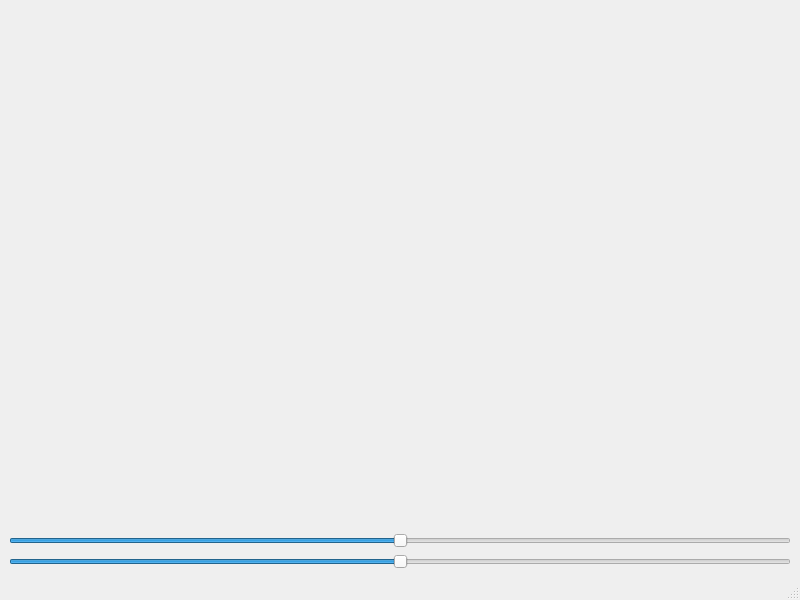
<?xml version="1.0" encoding="UTF-8"?>
<ui version="4.0">
 <class>MainWindow</class>
 <widget class="QMainWindow" name="MainWindow">
  <property name="geometry">
   <rect>
    <x>0</x>
    <y>0</y>
    <width>800</width>
    <height>600</height>
   </rect>
  </property>
  <property name="windowTitle">
   <string>MainWindow</string>
  </property>
  <widget class="QWidget" name="centralwidget">
   <layout class="QVBoxLayout" name="verticalLayout">
    <item>
     <widget class="QWidget" name="unityContainer" native="true">
      <widget class="QLabel" name="mouseLayer">
       <property name="geometry">
        <rect>
         <x>0</x>
         <y>0</y>
         <width>781</width>
         <height>481</height>
        </rect>
       </property>
       <property name="styleSheet">
        <string notr="true">background-color: rgba(0, 0, 0, 0);</string>
       </property>
       <property name="text">
        <string/>
       </property>
      </widget>
     </widget>
    </item>
    <item>
     <widget class="QSlider" name="verticalSlider_Tilt">
      <property name="minimum">
       <number>-45</number>
      </property>
      <property name="maximum">
       <number>45</number>
      </property>
      <property name="orientation">
       <enum>Qt::Horizontal</enum>
      </property>
     </widget>
    </item>
    <item>
     <widget class="QSlider" name="horizontalSlider_Pan">
      <property name="minimum">
       <number>-180</number>
      </property>
      <property name="maximum">
       <number>180</number>
      </property>
      <property name="orientation">
       <enum>Qt::Horizontal</enum>
      </property>
     </widget>
    </item>
   </layout>
  </widget>
  <widget class="QMenuBar" name="menubar">
   <property name="geometry">
    <rect>
     <x>0</x>
     <y>0</y>
     <width>800</width>
     <height>22</height>
    </rect>
   </property>
  </widget>
  <widget class="QStatusBar" name="statusbar"/>
 </widget>
 <resources/>
 <connections/>
</ui>
